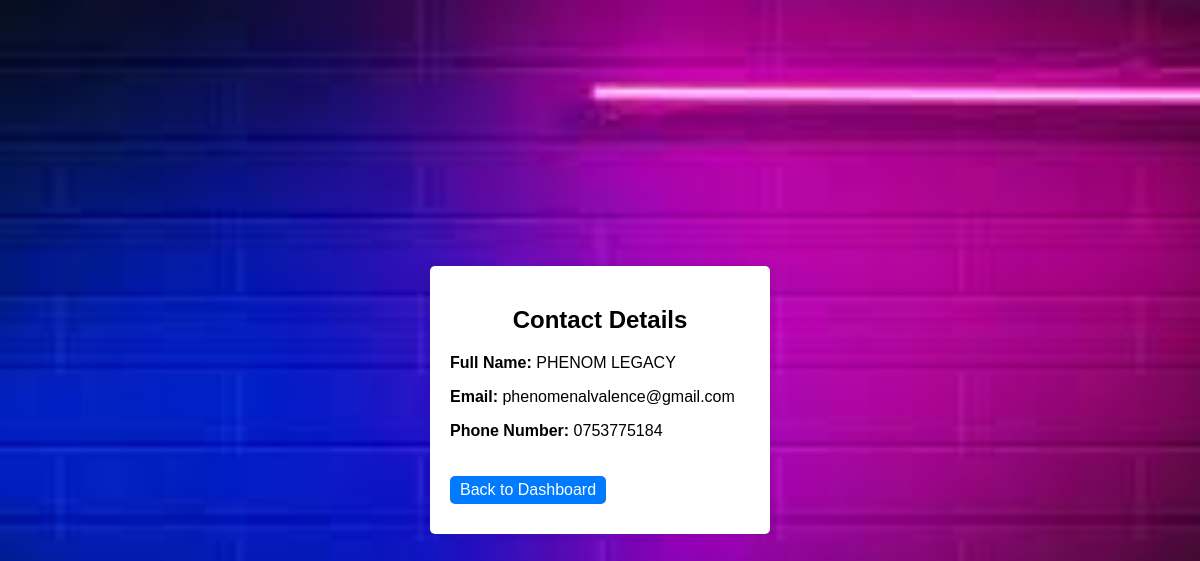
Page /view_contact.php?id=4 (signed in) on the committed database.
### tables this page shows
CREATE TABLE `contacts` (
  `id` int(11) NOT NULL,
  `user_id` int(11) NOT NULL,
  `fullname` varchar(100) NOT NULL,
  `email` varchar(100) NOT NULL,
  `phonenumber` varchar(20) DEFAULT NULL,
  `created_at` timestamp NOT NULL DEFAULT current_timestamp()
);

### view_contact.php (the view, shortened to what this page needs)
<!DOCTYPE html>
<html>
<head>
    <link rel="stylesheet" href="style_view.css">
</head>
<body>
    <div class="contact-details">
<?php
include 'connect.php';
if (isset($_GET['id'])) {
    $contact_id = $_GET['id'];
    try {
        $stmt = $conn->prepare("SELECT * FROM contacts WHERE id = :contact_id AND user_id = :user_id");
        $stmt->bindParam(':contact_id', $contact_id);
        $stmt->bindParam(':user_id', $_SESSION['user_id']);
        $stmt->execute();
        $contact = $stmt->fetch(PDO::FETCH_ASSOC);
        if ($contact) {
            echo "<h2>Contact Details</h2>";
            echo "<p><strong>Full Name:</strong> " . $contact['fullname'] . "</p>";
            echo "<p><strong>Email:</strong> " . $contact['email'] . "</p>";
            echo "<p><strong>Phone Number:</strong> " . $contact['phonenumber'] . "</p>";
            echo '<p><a href="dashboard.php">Back to Dashboard</a></p>';
        }
    } catch(PDOException $e) {
        echo "Error: " . $e->getMessage();
        echo "Contact not found.";
    }
} else {
    echo "Contact ID not provided.";
}
?>
 </div>
</body>
</html>

### style_view.css (style rules this page uses)
body { font-family: Arial, sans-serif; margin: 0; padding: 0; background-image: url('backpic.jpeg'); background-size: cover; background-position: center; display: flex; justify-content: center; align-items: center; height: 100vh; }
.contact-details { width: 300px; background-color: #fff; padding: 20px; border-radius: 5px; box-shadow: 0 0 10px rgba(0, 0, 0, 0.1); }
.contact-details h2 { text-align: center; margin-bottom: 20px; }
.contact-details p { margin-bottom: 10px; }
.contact-details p strong { font-weight: bold; }
.contact-details a { display: inline-block; margin-top: 20px; text-decoration: none; padding: 5px 10px; background-color: #007bff; color: #fff; border-radius: 5px; transition: background-color 0.3s ease; }

### rows in the picture
contacts: fullname "PHENOM LEGACY", email "phenomenalvalence@gmail.com", phonenumber "0753775184"
